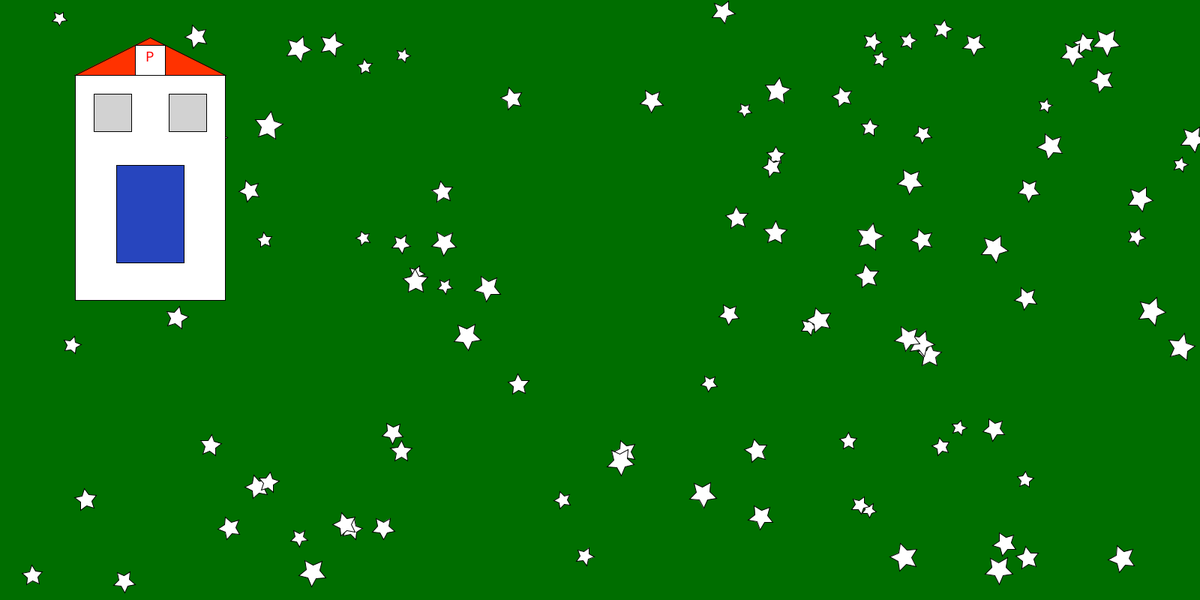
Frame 1 (no input)
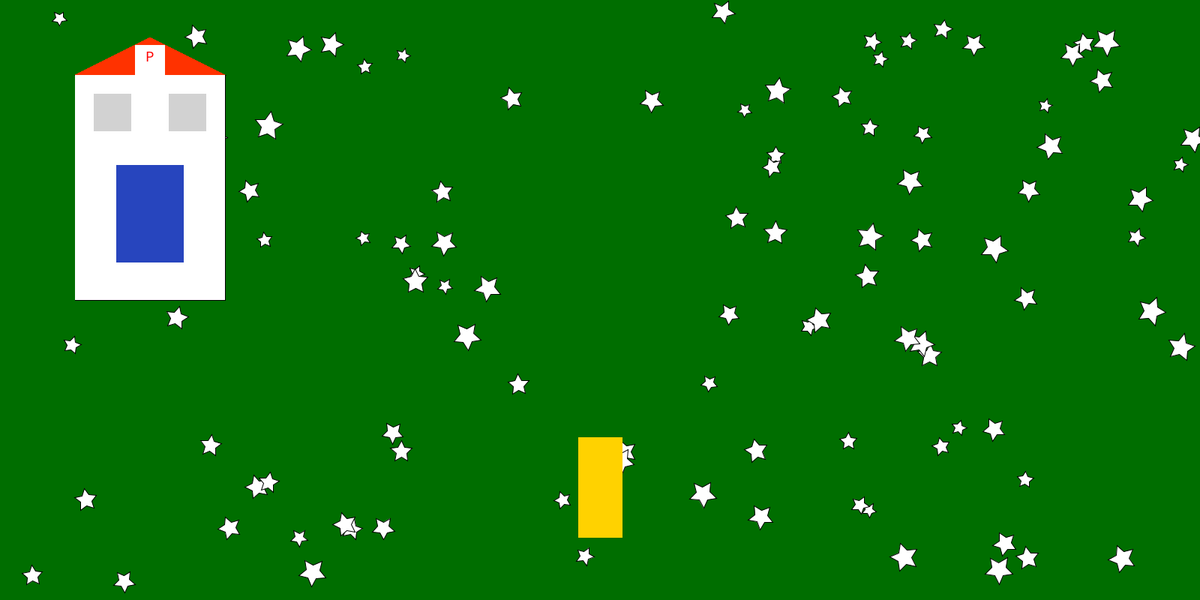
Frame 60 (the mouse pressed at the canvas centre just before this capture)
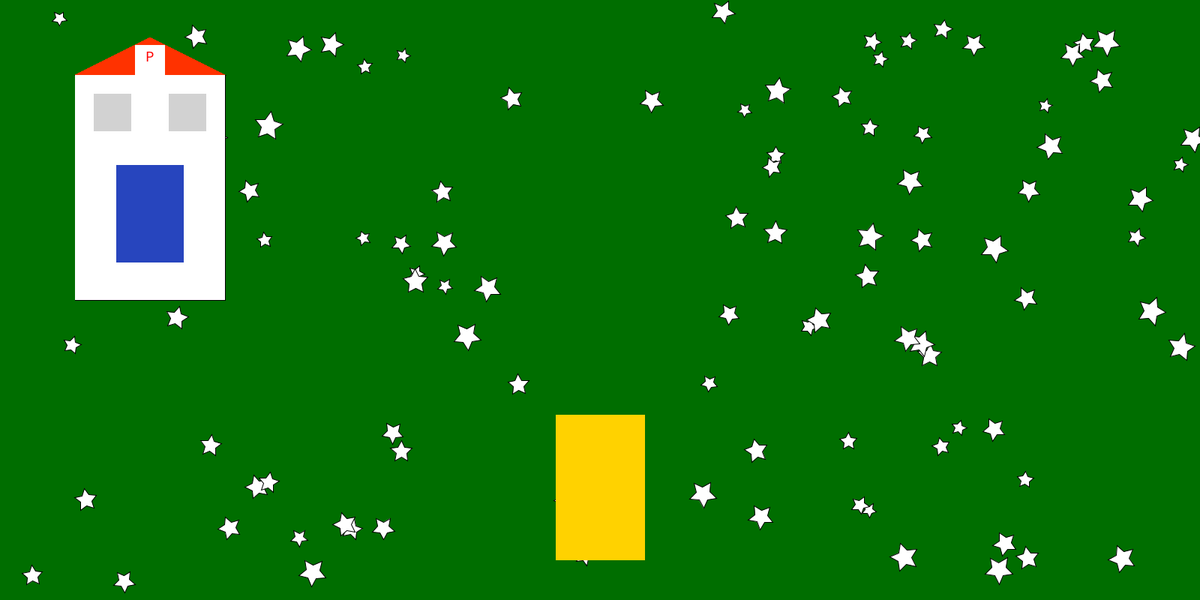
Frame 120 (the mouse held since frame 60 and released just before this capture)

The Processing sketch that drew these frames (run headless with seeded random() and noise(); from frame 60 on, the mouse is pressed at the canvas centre):

// Processing sketch: algoPaiting4_CheemaS
// ── algoPaiting4_CheemaS.pde
int rectX = 0;
int rectY = 0;
int rectWidth = 0;
int rectHeight = 75;
int ear1X = 0;
int ear1Y = 0;
int ear1Width = 0;
int ear1Height = 80;
int ear1Angle = 55;
int ear2X = 0;
int ear2Y = 0;
int ear2Width = 0;
int ear2Height = 80;
int ear2Angle = -55;
boolean ear1IsCreated = false;
boolean ear2IsCreated = false;
boolean faceCircle = false;
boolean faceTriangle1 = false;

void setup() {
  size(1600, 800);
  background(0,110,0);
  drawStars(100);
}

void draw() {
  rectX = width / 2 - rectWidth / 2;
  rectY = height / 2 - rectHeight / 2 + 250;
  drawPokecenter();
  noStroke();
  fill(255,210,0);
  rect(rectX, rectY, rectWidth, rectHeight);
  
  if (rectWidth < 180) {
    rectWidth++;
    rectHeight++;
  } else if (faceCircle == false) {
    faceCircle();
    triangle(width/2 + 95, 550, width/2, height, width/2 + 125, height);
    triangle(width/2 - 57, 600, width/2, height, width/2 - 125, height);
  } else if(faceCircle == true) {
    ear1();
  } 
  if (ear2IsCreated == true){
  faceFeatures();
  fill(255,210,0);
  noStroke();
  circle(width/2 - 70, height/2 + 150, 45);
  circle(width/2 + 70, height/2 + 150, 45);
  }
  
  //System.out.println(mouseX);
  //System.out.println(mouseY);
  fill(255);
 
}

void faceCircle() {
  int x = width / 2;
  int y = height / 2 + 235;
  int diameter = 150;
  
  fill(255,210,0);
  stroke(100);
  beginShape();
  for (int i = 0; i < 361; i++) {
    float angle = radians(i);
    float xpos = x + cos(angle) * diameter/1.6 - 20;
    float ypos = y + sin(angle) * diameter/1.4 - 6;
    vertex(xpos, ypos);
  }
  endShape(CLOSE);
  ellipse(width/2, height/2 + 130, 140, 35);
  
  faceCircle = true;
}

void ear1() {
  ear1X = width / 2 - ear1Width / 2 + 125;
  ear1Y = height / 2 - ear1Height / 2 + 110;
  stroke(100);
  pushMatrix();
  translate(ear1X + ear1Width/2, ear1Y + ear1Height/2);
  rotate(radians(ear1Angle));
  rect(-ear1Width/2, -ear1Height/2, ear1Width, ear1Height);
  popMatrix();
  fill(0);
  triangle(width / 2 + 205, height/2 + 60, 964, 457, 988, 493);
  //System.out.println(height/2 + 50); 
  if (ear1Width < 45) {
    ear1Width++;
    ear1Height++;
  } else {
    ear1IsCreated = true;
  }
  
  if (ear1IsCreated == true) {
    ear2();
  }
  ear1IsCreated = true;
}

public void ear2() {
  fill(255,210,0);
  ear2X = width / 2 - ear2Width / 2 - 125;
  ear2Y = height / 2 - ear2Height / 2 + 110;
  stroke(100);
  pushMatrix();
  translate(ear2X + ear2Width/2, ear2Y + ear2Height/2);
  rotate(radians(ear2Angle));
  rect(-ear2Width/2, -ear2Height/2, ear2Width, ear2Height);
  popMatrix();
  fill(0);
  triangle(width / 2 - 200, height/2 + 60, 638, 457, 611, 492);
  if (ear2Width < 45) {
    ear2Width++;
    ear2Height++;
  }else{
  ear2IsCreated = true;
  }
  fill(255,210,0);
}

void faceFeatures(){
  fill(40);
  ellipse(width/2 - 50, height/2 + 190, 25, 30);
  ellipse(width/2 +50, height/2 + 190, 25, 30);
  fill(255);
  circle(width/2 - 52, height/2 + 185, 10);
  circle(width/2 + 48, height/2 + 185, 10);
  fill(230,90,0);
  ellipse(width/2 + 70, height/2 + 240, 35, 30);
  ellipse(width/2 - 70, height/2 + 240, 35, 30);
  fill(60);
  ellipse(width/2 , height/2 + 220, 16, 9);
  fill(255,160,122);
  ellipse(width/2, height/2 + 260, 40, 30);
  
}

void drawStars(int numStars) {
  for (int i = 0; i < numStars; i++) {
    float x = random(width);
    float y = random(height);
    drawStar(x, y);
  }
}

void drawStar(float x, float y) {
  pushMatrix();
  translate(x, y);
  float angle = random(TWO_PI);
  rotate(angle);
  float starSize = random(10, 20);
  drawShape(starSize);
  popMatrix();
}

void drawShape(float size) {
  beginShape();
  for (int i = 0; i < 5; i++) {
    float angle = TWO_PI / 5 * i;
    float x = cos(angle) * size;
    float y = sin(angle) * size;
    vertex(x, y);
    angle += TWO_PI / 10;
    x = cos(angle) * size / 2;
    y = sin(angle) * size / 2;
    vertex(x, y);
  }
  endShape(CLOSE);
}

void keyPressed() {
  if (key == ' ') {
    stroke(10);
    drawStars(5);
  }
}

void drawPokecenter() {
  fill(255); 
  rect(100, 100, 200, 300);
  
  fill(255, 50, 0); 
  triangle(100, 100, 300, 100, 200, 50);
  

  fill(39, 69, 190); 
  rect(155, 220, 90, 130);
  

  fill(210,210,210);
  rect(125, 125, 50, 50);
  rect(225, 125, 50, 50);
  

  fill(255); 
  rect(180, 60, 40, 40);
  fill(255, 0, 0); 
  textAlign(CENTER, CENTER);
  textSize(20);
  text("P", 200, 75);
}
